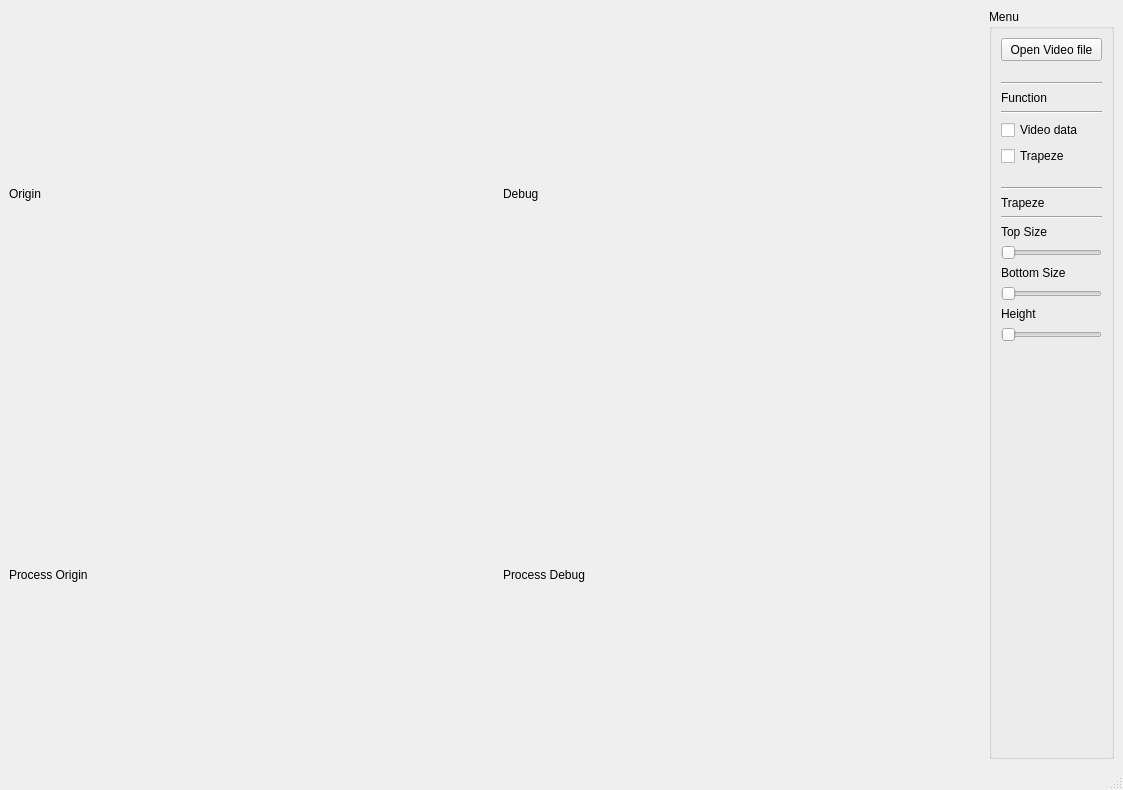
<?xml version="1.0" encoding="UTF-8"?>
<ui version="4.0">
 <class>MainWindow</class>
 <widget class="QMainWindow" name="MainWindow">
  <property name="geometry">
   <rect>
    <x>0</x>
    <y>0</y>
    <width>1123</width>
    <height>790</height>
   </rect>
  </property>
  <property name="windowTitle">
   <string>MainWindow</string>
  </property>
  <widget class="QWidget" name="centralwidget">
   <layout class="QGridLayout" name="gridLayout_2">
    <item row="0" column="0">
     <layout class="QHBoxLayout" name="horizontalLayout">
      <item>
       <layout class="QGridLayout" name="gridLayout">
        <item row="2" column="2">
         <widget class="QLabel" name="ProcessDebugVideo">
          <property name="minimumSize">
           <size>
            <width>480</width>
            <height>272</height>
           </size>
          </property>
          <property name="text">
           <string>Process Debug</string>
          </property>
         </widget>
        </item>
        <item row="2" column="0">
         <widget class="QLabel" name="ProcessOrigVideo">
          <property name="minimumSize">
           <size>
            <width>480</width>
            <height>272</height>
           </size>
          </property>
          <property name="text">
           <string>Process Origin</string>
          </property>
         </widget>
        </item>
        <item row="0" column="2">
         <widget class="QLabel" name="DebugVideo">
          <property name="minimumSize">
           <size>
            <width>480</width>
            <height>272</height>
           </size>
          </property>
          <property name="text">
           <string>Debug</string>
          </property>
         </widget>
        </item>
        <item row="2" column="1">
         <spacer name="horizontalSpacer_2">
          <property name="orientation">
           <enum>Qt::Horizontal</enum>
          </property>
          <property name="sizeHint" stdset="0">
           <size>
            <width>40</width>
            <height>20</height>
           </size>
          </property>
         </spacer>
        </item>
        <item row="0" column="0">
         <widget class="QLabel" name="OriginVideo">
          <property name="minimumSize">
           <size>
            <width>480</width>
            <height>272</height>
           </size>
          </property>
          <property name="text">
           <string>Origin</string>
          </property>
         </widget>
        </item>
        <item row="0" column="1">
         <spacer name="horizontalSpacer">
          <property name="orientation">
           <enum>Qt::Horizontal</enum>
          </property>
          <property name="sizeHint" stdset="0">
           <size>
            <width>40</width>
            <height>20</height>
           </size>
          </property>
         </spacer>
        </item>
        <item row="1" column="2">
         <spacer name="verticalSpacer">
          <property name="orientation">
           <enum>Qt::Vertical</enum>
          </property>
          <property name="sizeType">
           <enum>QSizePolicy::Minimum</enum>
          </property>
          <property name="sizeHint" stdset="0">
           <size>
            <width>5</width>
            <height>5</height>
           </size>
          </property>
         </spacer>
        </item>
        <item row="1" column="0">
         <spacer name="verticalSpacer_2">
          <property name="orientation">
           <enum>Qt::Vertical</enum>
          </property>
          <property name="sizeType">
           <enum>QSizePolicy::Minimum</enum>
          </property>
          <property name="sizeHint" stdset="0">
           <size>
            <width>5</width>
            <height>5</height>
           </size>
          </property>
         </spacer>
        </item>
       </layout>
      </item>
      <item>
       <widget class="QGroupBox" name="groupBox">
        <property name="title">
         <string>Menu</string>
        </property>
        <layout class="QVBoxLayout" name="verticalLayout_4">
         <item>
          <layout class="QVBoxLayout" name="verticalLayout_3">
           <item>
            <widget class="QPushButton" name="OpenFile">
             <property name="minimumSize">
              <size>
               <width>101</width>
               <height>23</height>
              </size>
             </property>
             <property name="text">
              <string>Open Video file</string>
             </property>
            </widget>
           </item>
           <item>
            <spacer name="verticalSpacer_5">
             <property name="orientation">
              <enum>Qt::Vertical</enum>
             </property>
             <property name="sizeType">
              <enum>QSizePolicy::Minimum</enum>
             </property>
             <property name="sizeHint" stdset="0">
              <size>
               <width>5</width>
               <height>15</height>
              </size>
             </property>
            </spacer>
           </item>
           <item>
            <layout class="QVBoxLayout" name="verticalLayout">
             <item>
              <widget class="Line" name="line_3">
               <property name="orientation">
                <enum>Qt::Horizontal</enum>
               </property>
              </widget>
             </item>
             <item>
              <widget class="QLabel" name="label">
               <property name="text">
                <string>Function</string>
               </property>
              </widget>
             </item>
             <item>
              <widget class="Line" name="line">
               <property name="orientation">
                <enum>Qt::Horizontal</enum>
               </property>
              </widget>
             </item>
             <item>
              <widget class="QCheckBox" name="VideoData">
               <property name="text">
                <string>Video data</string>
               </property>
              </widget>
             </item>
             <item>
              <widget class="QCheckBox" name="TrapezeOn">
               <property name="text">
                <string>Trapeze</string>
               </property>
              </widget>
             </item>
            </layout>
           </item>
           <item>
            <spacer name="verticalSpacer_4">
             <property name="orientation">
              <enum>Qt::Vertical</enum>
             </property>
             <property name="sizeType">
              <enum>QSizePolicy::Minimum</enum>
             </property>
             <property name="sizeHint" stdset="0">
              <size>
               <width>5</width>
               <height>15</height>
              </size>
             </property>
            </spacer>
           </item>
           <item>
            <layout class="QVBoxLayout" name="verticalLayout_2">
             <item>
              <widget class="Line" name="line_4">
               <property name="orientation">
                <enum>Qt::Horizontal</enum>
               </property>
              </widget>
             </item>
             <item>
              <widget class="QLabel" name="label_2">
               <property name="text">
                <string>Trapeze</string>
               </property>
              </widget>
             </item>
             <item>
              <widget class="Line" name="line_2">
               <property name="orientation">
                <enum>Qt::Horizontal</enum>
               </property>
              </widget>
             </item>
             <item>
              <widget class="QLabel" name="label_3">
               <property name="text">
                <string>Top Size</string>
               </property>
              </widget>
             </item>
             <item>
              <widget class="QSlider" name="TrapezeTopSize">
               <property name="maximum">
                <number>255</number>
               </property>
               <property name="orientation">
                <enum>Qt::Horizontal</enum>
               </property>
              </widget>
             </item>
             <item>
              <widget class="QLabel" name="label_4">
               <property name="text">
                <string>Bottom Size</string>
               </property>
              </widget>
             </item>
             <item>
              <widget class="QSlider" name="TrapezeBottomSize">
               <property name="maximum">
                <number>255</number>
               </property>
               <property name="orientation">
                <enum>Qt::Horizontal</enum>
               </property>
              </widget>
             </item>
             <item>
              <widget class="QLabel" name="label_5">
               <property name="text">
                <string>Height</string>
               </property>
              </widget>
             </item>
             <item>
              <widget class="QSlider" name="TrapezeHeight">
               <property name="maximum">
                <number>255</number>
               </property>
               <property name="orientation">
                <enum>Qt::Horizontal</enum>
               </property>
              </widget>
             </item>
            </layout>
           </item>
           <item>
            <spacer name="verticalSpacer_3">
             <property name="orientation">
              <enum>Qt::Vertical</enum>
             </property>
             <property name="sizeHint" stdset="0">
              <size>
               <width>20</width>
               <height>40</height>
              </size>
             </property>
            </spacer>
           </item>
          </layout>
         </item>
        </layout>
       </widget>
      </item>
     </layout>
    </item>
   </layout>
  </widget>
  <widget class="QMenuBar" name="menubar">
   <property name="geometry">
    <rect>
     <x>0</x>
     <y>0</y>
     <width>1123</width>
     <height>22</height>
    </rect>
   </property>
  </widget>
  <widget class="QStatusBar" name="statusbar"/>
 </widget>
 <resources/>
 <connections/>
</ui>
